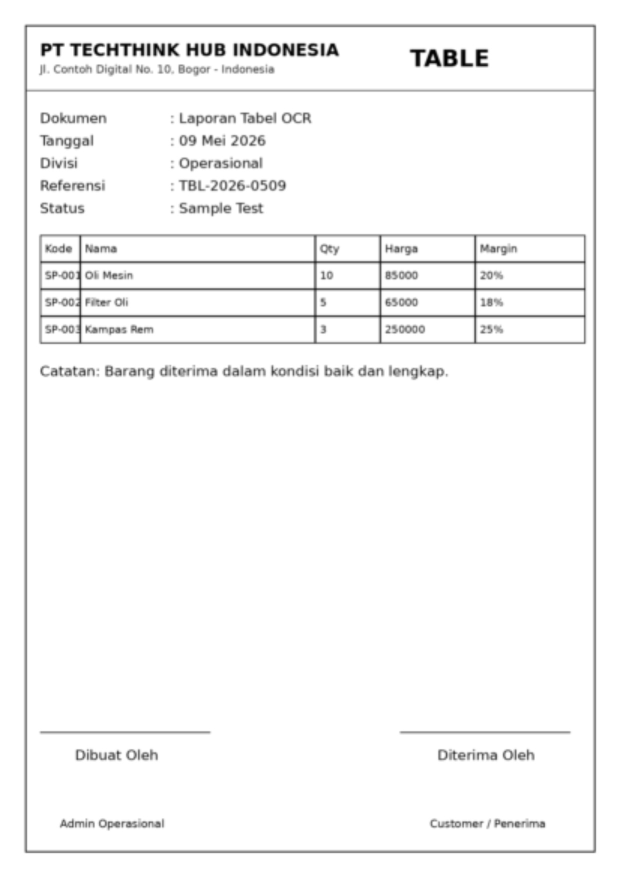
#> input picture samples/03_images_for_ocr/table_lowres.jpg, 1240 x 1754 px (shown at 1/2 size)
$ python -i image_service.py   (imports and definitions only)
#> lines starting #> are read from the running program, lines starting #| are printed output that depends on the picture; after the words box and inside, x2 and y2 are one past the last pixel; in counts of white or black regions, pixels touching at a corner belong together
from pathlib import Path
import importlib
import os

from PIL import Image, ImageEnhance, ImageFilter, ImageOps


class ImageService:
    # [31 lines left out: functions image_to_pdf, preprocess_for_ocr, not called in this run]

    def preprocess_variants_for_ocr(self, image_path: str, output_dir: str) -> list[Path]:
#> called with output_dir = 'out.png'
        cv_stack = self._load_cv_stack()
        if cv_stack is None:
            return self._preprocess_variants_for_ocr_pillow(image_path, output_dir)

        cv2, np = cv_stack
        source = Path(image_path)
        image = cv2.imread(str(source))
#> image is the input picture: shape (1754, 1240, 3); min 0, max 255, mean 246.8
        if image is None:
            raise ValueError(f"Gagal membaca gambar: {source}")

        variants: list[tuple[str, np.ndarray]] = []
        variants.append(("original", image))

        upscaled = self._upscale_if_needed(image)
        gray = cv2.cvtColor(upscaled, cv2.COLOR_BGR2GRAY)
        normalized = self._normalize_contrast(gray)
        variants.append(("upscaled_contrast", normalized))

        denoised = cv2.fastNlMeansDenoising(normalized, None, 7, 7, 21)
        variants.append(("gray_denoise", denoised))

        thresholded = cv2.adaptiveThreshold(
            denoised,
            255,
            cv2.ADAPTIVE_THRESH_GAUSSIAN_C,
            cv2.THRESH_BINARY,
            35,
            11,
        )
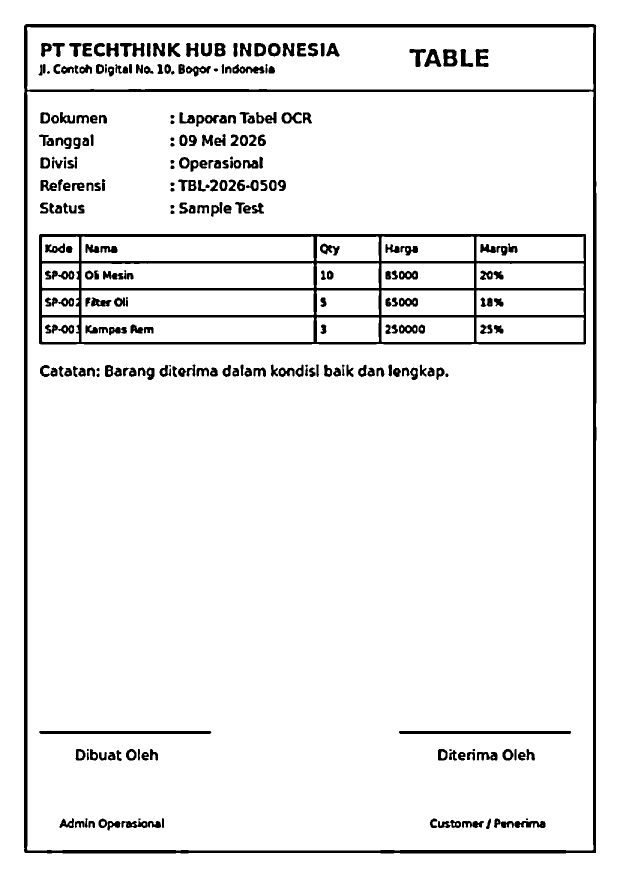
#> thresholded: shape (1754, 1240) (shown at 1/2 size); 93.3% white; 296 black regions (6 under 20 px), largest, box (x1, y1, x2, y2) and area: (48, 48, 1193, 1707) 42601, (78, 468, 1172, 689) 35037, (798, 1462, 1142, 1468) 2057
        variants.append(("adaptive_threshold", thresholded))

        outputs = []
        for name, variant in variants:
            output = Path(output_dir) / f"{source.stem}_{name}.png"
            cv2.imwrite(str(output), variant)
            outputs.append(output)
#> this loop made 4 passes
#> name on passes 1 to 4: 'original', 'upscaled_contrast', 'gray_denoise', 'adaptive_threshold'
#> after the loop, outputs = 4 items
        return outputs

    def _load_cv_stack(self):
        if os.environ.get("SILUKMAN_DISABLE_CV2_PREPROCESS") == "1":
            return None
        try:
            return importlib.import_module("cv2"), importlib.import_module("numpy")
        except ImportError:
            return None

    # [33 lines left out: functions _preprocess_for_ocr_pillow, _preprocess_variants_for_ocr_pillow, _pillow_base_image, not called in this run]

    def _upscale_if_needed(self, image, min_width: int = 1200, upscale_factor: int = 2):
        cv2, np = self._load_cv_stack()
        height, width = image.shape[:2]
        if width >= min_width:
            return image
        factor = max(upscale_factor, int(np.ceil(min_width / max(width, 1))))
        return cv2.resize(image, (width * factor, height * factor), interpolation=cv2.INTER_CUBIC)

    def _normalize_contrast(self, gray):
        cv2, _ = self._load_cv_stack()
        clahe = cv2.createCLAHE(clipLimit=2.0, tileGridSize=(8, 8))
        return clahe.apply(gray)

    # [15 lines left out: function _deskew, not called in this run]

>>> result = ImageService().preprocess_variants_for_ocr('../../samples/03_images_for_ocr/table_lowres.jpg', 'out.png')
#> result = 4 items
